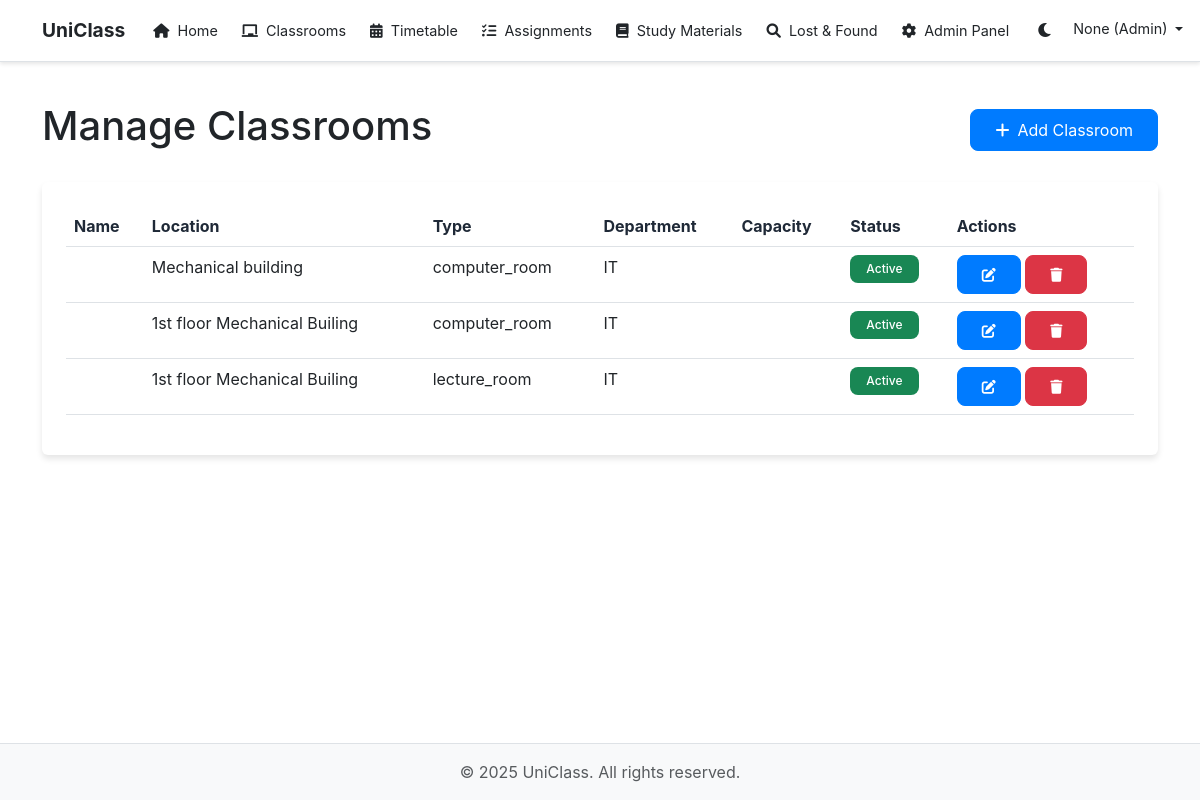
The page /admin/classrooms (signed in) on the database its author committed.
### models.py (models this page shows, shortened)
class User(UserMixin, db.Model):
    id = db.Column(db.Integer, primary_key=True)
    username = db.Column(db.String(64), unique=True, nullable=False)
    name = db.Column(db.String(100), nullable=True)  # Made nullable initially
    email = db.Column(db.String(120), unique=True, nullable=False)
    mobile = db.Column(db.String(10), unique=True, nullable=True)
    password_hash = db.Column(db.String(128))
    is_admin = db.Column(db.Boolean, default=False)
    is_approved = db.Column(db.Boolean, default=False)
    role = db.Column(db.String(20), default='student')  # student, teacher, admin
    department = db.Column(db.String(100), nullable=True)  # Added department field
    year = db.Column(db.String(10), nullable=True)  # Added year field
    created_at = db.Column(db.DateTime, default=datetime.utcnow)
    is_active = db.Column(db.Boolean, default=True)  # Added is_active field
    email_notifications = db.Column(db.Boolean, default=True)
    push_notifications = db.Column(db.Boolean, default=True)
    sms_notifications = db.Column(db.Boolean, default=False)
    notification_area = db.Column(db.String(100))
    roles = db.relationship('AdminRole', secondary='user_roles', back_populates='users')
    lost_items = db.relationship('LostItem', backref='owner', lazy='dynamic', foreign_keys='LostItem.user_id')
    found_items = db.relationship('FoundItem', backref='finder', lazy='dynamic', foreign_keys='FoundItem.user_id')
    lost_found_sent_messages = db.relationship('LostFoundChat', backref='sender', foreign_keys='LostFoundChat.sender_id', lazy='dynamic')
    lost_found_received_messages = db.relationship('LostFoundChat', backref='receiver', foreign_keys='LostFoundChat.receiver_id', lazy='dynamic')
    found_by_items = db.relationship('LostItem', backref='found_by_user', lazy='dynamic', foreign_keys='LostItem.found_by')
    given_feedback = db.relationship('Feedback', backref='reviewer', foreign_keys='Feedback.reviewer_id', lazy='dynamic')
    received_feedback = db.relationship('Feedback', backref='reviewee', foreign_keys='Feedback.reviewee_id', lazy='dynamic')

class Classroom(db.Model):
    id = db.Column(db.Integer, primary_key=True)
    room_number = db.Column(db.String(50), nullable=False)
    location = db.Column(db.String(100), nullable=False)
    floor = db.Column(db.String(20), nullable=False)  # Floor number
    building = db.Column(db.String(50), nullable=False)  # Building name
    room_type = db.Column(db.String(20), nullable=False)  # lecture_room, lab_room, computer_room, working_room
    department = db.Column(db.String(100), nullable=False)  # Department name
    is_active = db.Column(db.Boolean, default=True)
    created_at = db.Column(db.DateTime, default=datetime.utcnow)
    updated_at = db.Column(db.DateTime, default=datetime.utcnow, onupdate=datetime.utcnow)

### routes/admin.py (the view)
@admin_bp.route('/classrooms')
@admin_required
def classrooms():
    classrooms = Classroom.query.all()
    return render_template('admin/classrooms.html', classrooms=classrooms)

### models.py (called while the page is built)
@login_manager.user_loader
def load_user(id):
    return User.query.get(int(id))

### routes/admin.py (called while the page is built)
def admin_required(f):
    @wraps(f)
    def decorated_function(*args, **kwargs):
        if not current_user.is_authenticated or not current_user.is_admin:
            flash('You do not have permission to access this page.', 'danger')
            return redirect(url_for('main.index'))
        return f(*args, **kwargs)
    return decorated_function

### templates/admin/classrooms.html (shortened to what this page needs)
{% extends "base.html" %}
{% block content %}
<div class="container py-4">
    <div class="d-flex justify-content-between align-items-center mb-4">
        <h1>Manage Classrooms</h1>
        <button type="button" class="btn btn-primary" data-bs-toggle="modal" data-bs-target="#addClassroomModal">
            <i class="fas fa-plus me-2"></i>Add Classroom
        </button>
    </div>
    <div class="card">
        <div class="card-body">
            <div class="table-responsive">
                <table class="table table-hover">
                    <thead>
                        <tr>
                            <th>Name</th>
                            <th>Location</th>
                            <th>Type</th>
                            <th>Department</th>
                            <th>Capacity</th>
                            <th>Status</th>
                            <th>Actions</th>
                        </tr>
                    </thead>
                    <tbody>
                        {% for classroom in classrooms %}
                        <tr>
                            <td>{{ classroom.name }}</td>
                            <td>{{ classroom.location }}</td>
                            <td>{{ classroom.room_type }}</td>
                            <td>{{ classroom.department }}</td>
                            <td>{{ classroom.capacity }}</td>
                            <td>
                                {% if classroom.is_active %}
                                <span class="badge bg-success">Active</span>
                                {% else %}
                                <span class="badge bg-danger">Inactive</span>
                                {% endif %}
                            </td>
                            <td>
                                <button class="btn btn-sm btn-primary" data-bs-toggle="modal" data-bs-target="#editClassroomModal{{ classroom.id }}">
                                    <i class="fas fa-edit"></i>
                                </button>
                                <button class="btn btn-sm btn-danger" data-bs-toggle="modal" data-bs-target="#deleteClassroomModal{{ classroom.id }}">
                                    <i class="fas fa-trash"></i>
                                </button>
                            </td>
                        </tr>
                        {% endfor %}
                    </tbody>
                </table>
            </div>
        </div>
    </div>
</div>
{% endblock %}

### templates/base.html (shortened to what this page needs)
<!DOCTYPE html>
<html lang="en">
<head>
    <link href="https://cdn.jsdelivr.net/npm/bootstrap@5.3.0/dist/css/bootstrap.min.css" rel="stylesheet">
    <link href="https://cdnjs.cloudflare.com/ajax/libs/font-awesome/6.0.0/css/all.min.css" rel="stylesheet">
    <link rel="stylesheet" href="{{ url_for('static', filename='css/style.css') }}">
</head>
<body>
    <nav class="navbar navbar-expand-lg navbar-dark bg-primary">
        <div class="container">
            <a class="navbar-brand" href="{{ url_for('main.index') }}">UniClass</a>
            <div class="collapse navbar-collapse" id="navbarNav">
                <ul class="navbar-nav me-auto mb-2 mb-lg-0">
                    <li class="nav-item">
                        <a class="nav-link" href="{{ url_for('main.index') }}">
                            <i class="fas fa-home me-1"></i> Home
                        </a>
                    </li>
                    <li class="nav-item">
                        <a class="nav-link" href="{{ url_for('classroom.index') }}">
                            <i class="fas fa-chalkboard me-1"></i> Classrooms
                        </a>
                    </li>
                    <li class="nav-item">
                        <a class="nav-link" href="{{ url_for('timetable.index') }}">
                            <i class="fas fa-calendar-alt me-1"></i> Timetable
                        </a>
                    </li>
                    <li class="nav-item">
                        <a class="nav-link" href="{{ url_for('assignments.index') }}">
                            <i class="fas fa-tasks me-1"></i> Assignments
                        </a>
                    </li>
                    <li class="nav-item">
                        <a class="nav-link" href="{{ url_for('materials.index') }}">
                            <i class="fas fa-book me-1"></i> Study Materials
                        </a>
                    </li>
                    <li class="nav-item">
                        <a class="nav-link" href="{{ url_for('lost_found.index') }}">
                            <i class="fas fa-search me-1"></i> Lost & Found
                        </a>
                    </li>
                    {% if current_user.is_authenticated %}
                        {% if current_user.role == 'student' %}
                        <li class="nav-item">
                            <a class="nav-link" href="{{ url_for('student.index') }}">
                                <i class="fas fa-user-graduate me-1"></i> Student Panel
                            </a>
                        </li>
                        {% elif current_user.role == 'admin' %}
                        <li class="nav-item">
                            <a class="nav-link" href="{{ url_for('admin.index') }}">
                                <i class="fas fa-cog me-1"></i> Admin Panel
                            </a>
                        </li>
                        {% elif current_user.role == 'teacher' %}
                        <li class="nav-item">
                            <a class="nav-link" href="{{ url_for('teacher.index') }}">
                                <i class="fas fa-chalkboard-teacher me-1"></i> Teacher Panel
                            </a>
                        </li>
                        {% endif %}
                    {% endif %}
                </ul>
                <ul class="navbar-nav">
                    <li class="nav-item">
                        <button class="theme-toggle" id="themeToggle">
                            <i class="fas fa-moon"></i>
                        </button>
                    </li>
                    {% if current_user.is_authenticated %}
                    <li class="nav-item dropdown">
                        <a class="nav-link dropdown-toggle" href="#" id="navbarDropdown" role="button" data-bs-toggle="dropdown">
                            {{ current_user.name }} ({{ current_user.role.title() if current_user.role else 'User' }})
                        </a>
                    </li>
                    {% endif %}
                </ul>
            </div>
        </div>
    </nav>
    <main>
        {% block content %}{% endblock %}
    </main>
    <footer class="footer mt-5 py-3">
        <div class="container text-center">
            <span class="text-muted">&copy; <span id="currentYear"></span> UniClass. All rights reserved.</span>
        </div>
    </footer>
</body>
</html>

### static/css/style.css (style rules this page uses)
:root { --primary-color: #4f46e5; --secondary-color: #818cf8; --text-color: #333333; --bg-color: #ffffff; --nav-bg: rgba(255, 255, 255, 0.8); --card-bg: #ffffff; --border-color: #dee2e6; --input-bg: #ffffff; --input-border: #d1d5db; --input-text: #1f2937; --btn-text: #ffffff; --heading-color: #1f2937; --card-text: #4b5563; --hover-bg: #f8f9fa; --dropdown-bg: #ffffff; --dropdown-hover: #f8f9fa; --footer-bg: #f8f9fa; --footer-text: #333333; --link-color: #007bff; --link-hover: #0056b3; --shadow-color: rgba(0, 0, 0, 0.1); --alert-success-bg: #d1e7dd; --alert-success-text: #0f5132; --alert-danger-bg: #f8d7da; --alert-danger-text: #842029; --alert-info-bg: #cff4fc; --alert-info-text: #055160; --alert-warning-bg: #fff3cd; --alert-warning-text: #664d03; }
body { font-family: -apple-system, BlinkMacSystemFont, 'Segoe UI', Roboto, 'Helvetica Neue', Arial, sans-serif; background-color: var(--bg-color); color: var(--text-color); transition: all 0.3s ease; min-height: 100vh; display: flex; flex-direction: column; opacity: 1 !important; }
main { flex: 1; }
.navbar { backdrop-filter: blur(8px); background: var(--nav-bg) !important; border-bottom: 1px solid var(--border-color); transition: all 0.3s ease; box-shadow: 0 2px 4px rgba(0,0,0,.1); }
.navbar-brand { font-size: 1.5rem; font-weight: bold; color: var(--text-color) !important; }
.nav-link { color: var(--text-color) !important; transition: all 0.3s ease; }
.card, .feature-card, .testimonial-card { background-color: var(--card-bg); border: 1px solid var(--border-color); color: var(--text-color); box-shadow: 0 4px 6px var(--shadow-color); transition: all 0.3s ease; border: none; transition: transform 0.2s ease-in-out; }
.card-body { padding: 1.5rem; }
.btn { transition: all 0.3s ease; border-radius: 0.5rem; padding: 0.5rem 1.5rem; }
.btn-primary { background-color: var(--link-color); border-color: var(--link-color); color: var(--btn-text); }
.table { color: var(--text-color); }
.table thead th { background-color: var(--card-bg); color: var(--heading-color); border-color: var(--border-color); }
.table td { border-color: var(--border-color); }
.table th { background-color: #f8f9fc; border-top: none; }
footer { background-color: var(--footer-bg) !important; color: var(--footer-text); border-top: 1px solid var(--border-color); transition: all 0.3s ease; margin-top: auto; padding: 1rem 0; }
.badge { padding: 0.5rem 1rem; border-radius: 0.5rem; font-weight: 500; }

### templates/base.html (style rules this page uses)
:root { --primary-color: #0d6efd; --bg-color: #ffffff; --text-color: #212529; --card-bg: #ffffff; --border-color: #dee2e6; }
body { background-color: var(--bg-color); color: var(--text-color); }
.navbar { background-color: var(--card-bg) !important; border-bottom: 1px solid var(--border-color); padding: 0.5rem 1rem; }
.navbar-brand { font-size: 1.2rem; padding: 0.5rem 0; }
.nav-link { padding: 0.5rem 0.75rem !important; font-size: 0.9rem; white-space: nowrap; }
.nav-link i { font-size: 0.9rem; margin-right: 0.25rem; }
.theme-toggle { background: none; border: none; color: var(--text-color); cursor: pointer; padding: 0.5rem; margin-left: 0.5rem; }

### rows shown on the page
User: name "None", role "Admin"
Classroom: location "Mechanical building", room_type "computer_room", department "IT", is_active "Active"
Classroom: location "1st floor Mechanical Builing", room_type "computer_room", department "IT", is_active "Active"
Classroom: location "1st floor Mechanical Builing", room_type "lecture_room", department "IT", is_active "Active"
